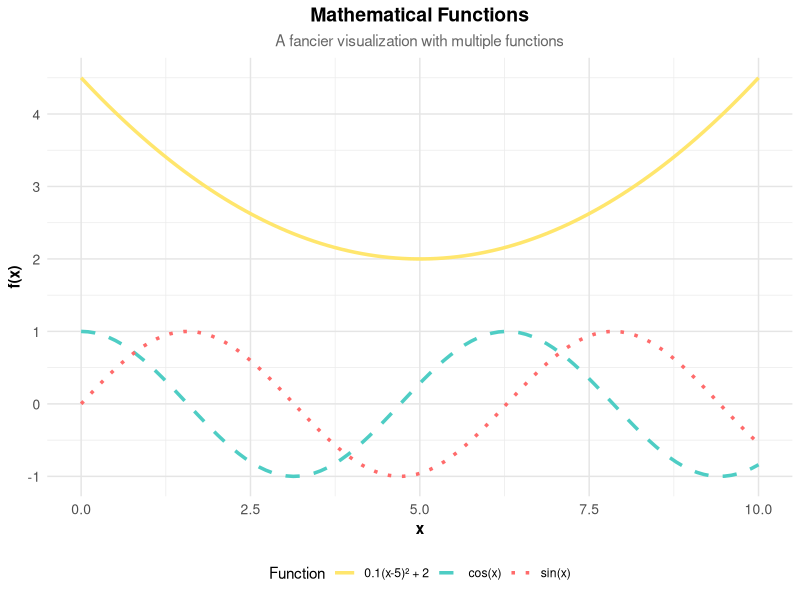
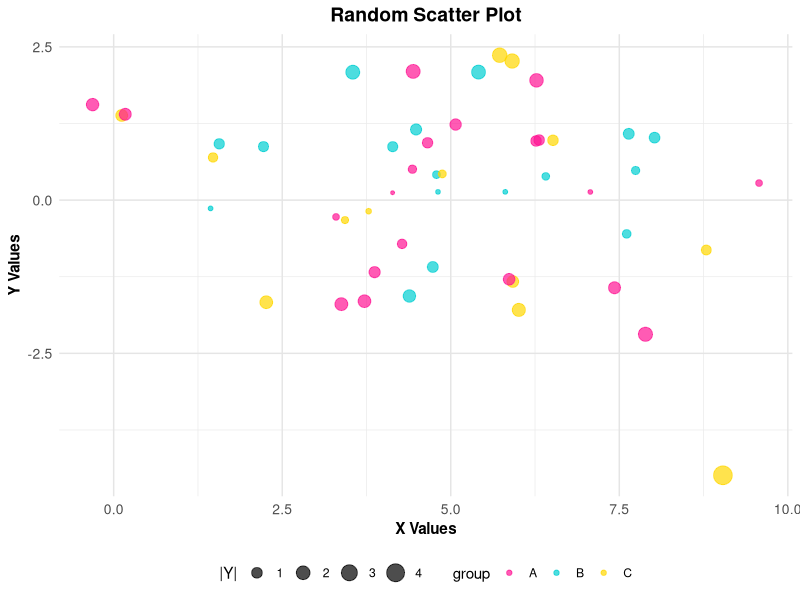

The R source for these figures, in order:
# Fancy Hello World with styled output
cat("\n", strrep("✨", 20), "\n")
cat("  🌟 WELCOME TO R 🌟\n")
cat(strrep("✨", 20), "\n\n")
cat("Hello, ", "\033[1;36m", "World", "\033[0m", "! 👋\n\n", sep = "")

# Load required libraries for fancy visualizations
library(ggplot2)
library(gridExtra)

# Set a theme for better-looking plots
theme_fancy <- function() {
  theme_minimal() +
    theme(
      plot.title = element_text(size = 14, face = "bold", hjust = 0.5),
      plot.subtitle = element_text(size = 11, hjust = 0.5, color = "grey40"),
      panel.grid.major = element_line(color = "grey90"),
      axis.text = element_text(size = 10),
      axis.title = element_text(size = 11, face = "bold")
    )
}

# Create polynomial data for more interesting visualization
x <- seq(0, 10, length.out = 100)
y_sin <- sin(x)
y_cos <- cos(x)
y_poly <- 0.1 * (x - 5)^2 + 2

df <- data.frame(
  x = c(x, x, x),
  y = c(y_sin, y_cos, y_poly),
  Function = rep(c("sin(x)", "cos(x)", "0.1(x-5)² + 2"), each = length(x))
)

# Create main fancy plot
p1 <- ggplot(df, aes(x = x, y = y, color = Function, linetype = Function)) +
  geom_line(size = 1.2) +
  scale_color_manual(values = c("sin(x)" = "#FF6B6B", "cos(x)" = "#4ECDC4", "0.1(x-5)² + 2" = "#FFE66D")) +
  scale_linetype_manual(values = c("solid", "dashed", "dotted")) +
  labs(
    title = "Mathematical Functions",
    subtitle = "A fancier visualization with multiple functions",
    x = "x",
    y = "f(x)"
  ) +
  theme_fancy() +
  theme(legend.position = "bottom")

# Create a scatter plot with styling
set.seed(42)
scatter_df <- data.frame(
  x_scatter = rnorm(50, mean = 5, sd = 2),
  y_scatter = rnorm(50, mean = 0, sd = 1.5),
  group = sample(c("A", "B", "C"), 50, replace = TRUE)
)

p2 <- ggplot(scatter_df, aes(x = x_scatter, y = y_scatter, color = group, size = abs(y_scatter))) +
  geom_point(alpha = 0.7) +
  scale_color_manual(values = c("A" = "#FF1493", "B" = "#00CED1", "C" = "#FFD700")) +
  labs(
    title = "Random Scatter Plot",
    x = "X Values",
    y = "Y Values",
    size = "|Y|"
  ) +
  theme_fancy() +
  theme(legend.position = "bottom")

# Display both plots
print(p1)
print(p2)

cat("\n", strrep("✨", 20), "\n")
cat("✅ Fancy visualization complete!\n")
cat(strrep("✨", 20), "\n\n")
